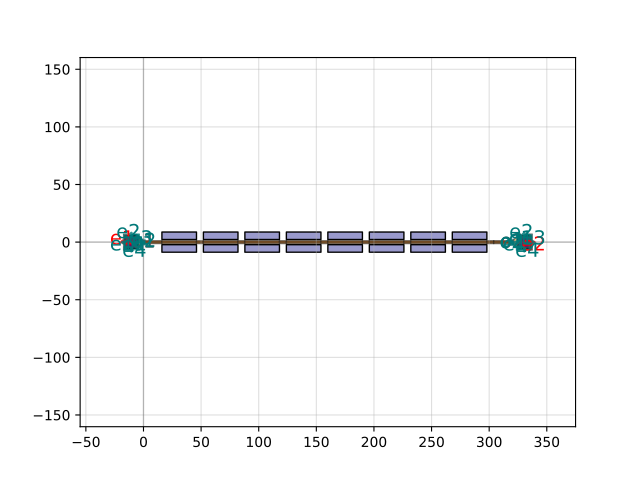

Generate this figure with Python:
import gdsfactory as gf

c = gf.components.straight_heater_metal_undercut(length=320.0, length_undercut_spacing=6.0, length_undercut=30.0, length_straight_input=15.0, heater_width=2.5, with_undercut=True, port_orientation1=180, port_orientation2=0, heater_taper_length=5.0)
c.plot()
